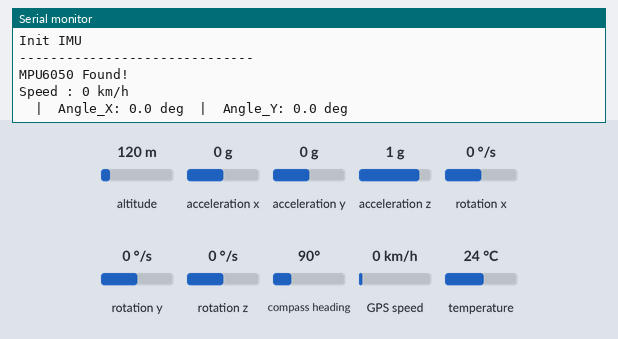
Bench run of a program on a simulated ESP32-S3. Shown: the last lines printed to the serial monitor. The inputs (shaded band) are chosen by the test bench; at power-on: acceleration x 0 g, acceleration y 0 g, acceleration z 1 g, rotation x 0 °/s, rotation y 0 °/s, altitude 120 m, rotation z 0 °/s, compass heading 90°, GPS speed 0 km/h, temperature 24 °C. The GPS gets a fix after 3 s at 37.7749, -122.4194 with 8 satellites.

Above: at 1.2 s.
1.3 s: acceleration x set to -1.4 g
At 2.6 s:
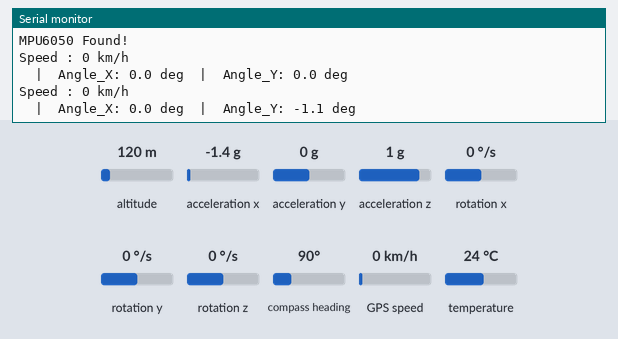
2.8 s: acceleration y set to -1.4 g
At 3.8 s:
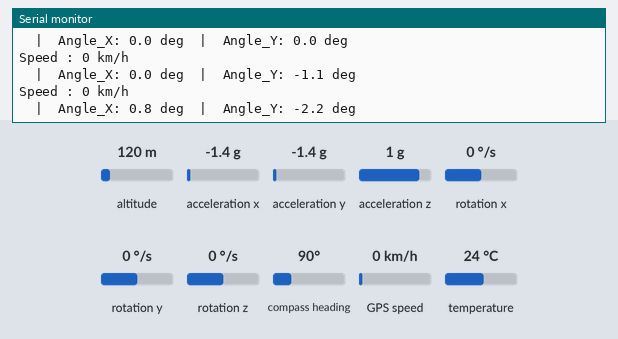
4.3 s: acceleration z set to -1.4 g
At 5.6 s:
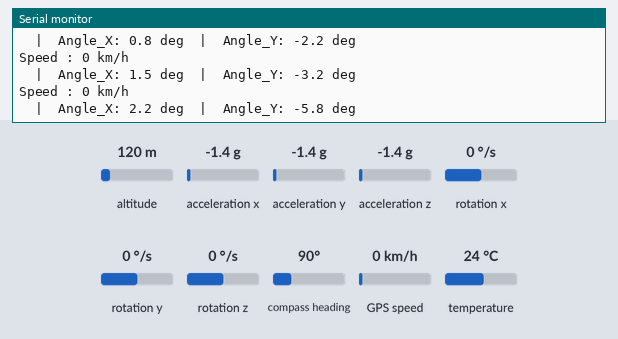
5.8 s: rotation x set to -192 °/s
At 6.7 s:
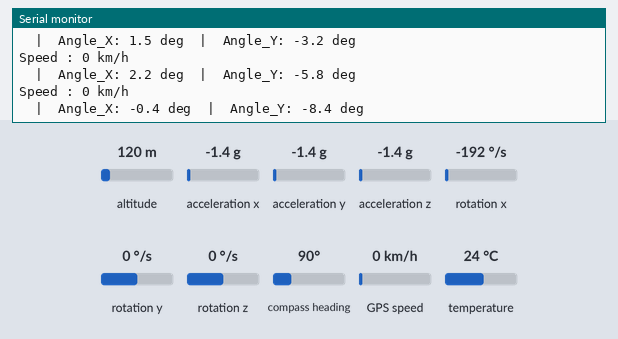
7.3 s: rotation y set to -192 °/s
At 8.3 s:
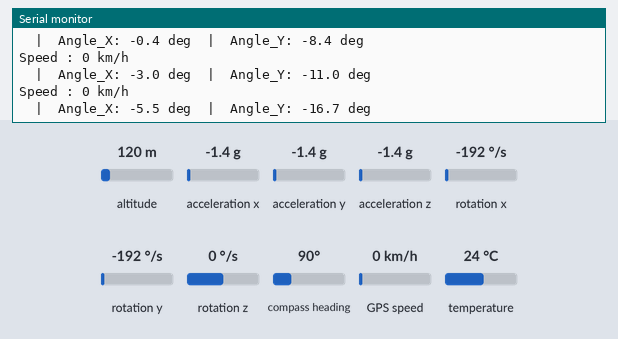
Timing chart, 0 to 9.8 s (numbered marks = the images above; inputs shaded):
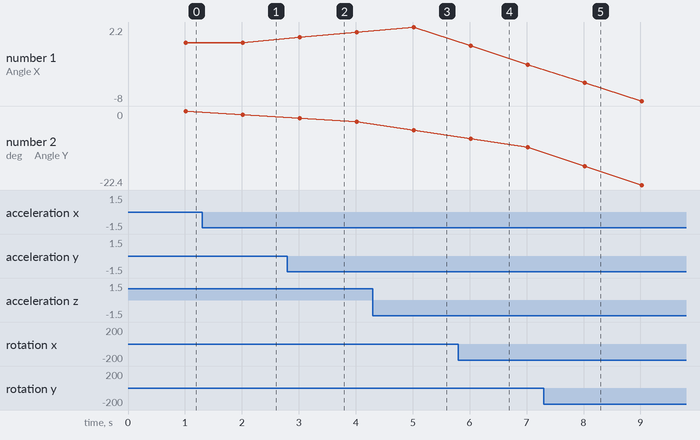

Measured:
- after the input at 1.3 s, the serial monitor: prints a new line after 0.71 s (image 1)
- after the input at 2.8 s, the serial monitor: prints a new line after 0.21 s (image 2)
- after the input at 4.3 s, the serial monitor: prints a new line after 0.72 s (image 3)
- after the input at 5.8 s, the serial monitor: prints a new line after 0.22 s (image 4)
- after the input at 7.3 s, the serial monitor: prints a new line after 0.72 s (image 5)
- plotted number 1: 0 → 1.5 after the input at 2.8 s, 1.5 → 2.2 after the input at 4.3 s, 2.2 → -3 after the input at 5.8 s
- plotted number 2: 0 → -1.1 after the input at 1.3 s, -3.2 → -5.8 after the input at 4.3 s, -11 → -22.4 after the input at 7.3 s

The program:

main.cpp
```cpp
//================================================================================
//
//
//
//================================================================================

#include <Arduino.h>
#include "def.h"
#include "GPS.h"
#include "IMU.h"


//--------------------------------------------------------------------------------
// Serial print
//--------------------------------------------------------------------------------

void serial_run()
{
    Serial.print("Speed : ");
    Serial.print( gpsData.speed, 0 );
    Serial.println(" km/h");


    if (imuData.valid)
    {
      Serial.print("  |  Angle_X: ");
      Serial.print(imuData.angleX, 1);
      Serial.print(" deg");
      Serial.print("  |  Angle_Y: ");
      Serial.print(imuData.angleY, 1);
      Serial.print(" deg");
    }
    Serial.println();
}


//--------------------------------------------------------------------------------
//
//--------------------------------------------------------------------------------

void setup()
{
  Serial.begin(115200);

  GPS_init();
  IMU_init();
}


void loop()
{
  GPS_run();
  IMU_run();

  serial_run();


}
```

GPS.cpp
```cpp
#include "GPS.h"


TinyGPS gps;
HardwareSerial gpsSerial( 1 ); // UART1 (Serial1 GPIO 16, 17)

GPSData gpsData;

//--------------------------------------------------------------------------------

static void gpsData_init()
{
  gpsData.init = false;
  gpsData.valid = false;
  gpsData.speed = 0;
}


void GPS_init()
{
  gpsData_init();

  gpsSerial.begin( 9600, SERIAL_8N1, GPS_RX, GPS_TX );

  Serial.println("------------------------------");
  Serial.println("Init GPS");
  Serial.println("------------------------------");

  gpsData.init = true;
}


void GPS_run()
{
  for ( unsigned long start = millis(); millis() - start < 1000; )
  {
    while ( gpsSerial.available() )
    {
      char c = gpsSerial.read();

      if ( gps.encode( c ) ) {
        gpsData.valid = true;
      }
    }
  }

  if ( gpsData.valid )
  {
    float speed_kmph = gps.f_speed_kmph();

    if ( speed_kmph != TinyGPS::GPS_INVALID_F_SPEED ) {
      gpsData.speed = speed_kmph;
    }
    else {
      gpsData.speed = -1;
    }
  }
}
```

GPS.h
```cpp
#ifndef _GPS_h
#define _GPS_h

#include <HardwareSerial.h>
#include <TinyGPS.h>
#include "def.h"


extern TinyGPS gps;
extern HardwareSerial gpsSerial;


extern GPSData gpsData;


extern void GPS_init();
extern void GPS_run();


#endif
```

IMU.cpp
```cpp
#include "IMU.h"


Adafruit_MPU6050 mpu;

IMUData imuData;

// 상보 필터를 위한 변수
static unsigned long last_time = 0;

//--------------------------------------------------------------------------------

static void imuData_init()
{
  imuData.valid = false;
  imuData.accX = 0;
  imuData.accY = 0;
  imuData.accZ = 0;
  imuData.gyroX = 0;
  imuData.gyroY = 0;
  imuData.gyroZ = 0;
  imuData.angleX = 0;
  imuData.angleY = 0;
  imuData.angleZ = 0;
}


void IMU_init()
{
  imuData_init();

  Serial.println("------------------------------");
  Serial.println("Init IMU");
  Serial.println("------------------------------");

  // I2C 버스 시작
  Wire.begin(IMU_SDA, IMU_SCL);

  // MPU6050 센서 초기화
  if (!mpu.begin()) {
    Serial.println("Failed to find MPU6050 chip");
    while (1) {
      delay(10);
    }
  }
  Serial.println("MPU6050 Found!");

  // 센서 동작 범위 설정
  mpu.setAccelerometerRange(MPU6050_RANGE_8_G);
  mpu.setGyroRange(MPU6050_RANGE_500_DEG); // << 여기가 수정된 부분입니다.
  mpu.setFilterBandwidth(MPU6050_BAND_21_HZ);

  last_time = micros(); // 시간 초기화

}


void IMU_run()
{
  if (last_time == 0) return; // 초기화 전 실행 방지

  sensors_event_t a, g, temp;
  mpu.getEvent(&a, &g, &temp);

  // 1. 원시 데이터 저장
  imuData.accX = a.acceleration.x;
  imuData.accY = a.acceleration.y;
  imuData.accZ = a.acceleration.z;
  imuData.gyroX = g.gyro.x;
  imuData.gyroY = g.gyro.y;
  imuData.gyroZ = g.gyro.z;

  // 2. 시간 변화량(dt) 계산
  unsigned long current_time = micros();
  float dt = (current_time - last_time) / 1000000.0; // 단위를 초로 변경
  last_time = current_time;

  // 3. 가속도 센서 값으로 각도 계산
  // atan2를 사용하여 더 안정적인 각도 계산 (X축, Y축 회전 기준)
  float accel_angle_y = atan2(a.acceleration.x, a.acceleration.z) * RAD_TO_DEG;
  float accel_angle_x = atan2(-a.acceleration.y, sqrt(a.acceleration.x * a.acceleration.x + a.acceleration.z * a.acceleration.z)) * RAD_TO_DEG;

  // 4. 상보 필터 적용
  // X축 각도 계산
  imuData.angleX = 0.98 * (imuData.angleX + g.gyro.x * dt) + 0.02 * accel_angle_x;
  // Y축 각도 계산
  imuData.angleY = 0.98 * (imuData.angleY + g.gyro.y * dt) + 0.02 * accel_angle_y;
  // Z축은 보통 자이로만으로 계산 (Yaw)
  imuData.angleZ += g.gyro.z * dt;

  imuData.valid = true;
}
```

IMU.h
```cpp
#ifndef _IMU_h
#define _IMU_h


#include <Adafruit_MPU6050.h>
#include <Adafruit_Sensor.h>
#include <Wire.h>
#include "def.h"


extern IMUData imuData;


extern void IMU_init();
extern void IMU_run();


#endif
```

def.h
```cpp
#ifndef _DEF_H
#define _DEF_H


//--------------------------------------------------------------------------------
// Define GPS module UART pin
//--------------------------------------------------------------------------------

#define GPS_RX 16   // GPS TX -> ESP32 RX(GPIO16)
#define GPS_TX 17   // GPS RX -> ESP32 TX(GPIO17)


//--------------------------------------------------------------------------------
// Define IMU module I2C pin
//--------------------------------------------------------------------------------

#define IMU_SDA 8    // Benware 보드의 GPIO 8번 핀
#define IMU_SCL 9    // Benware 보드의 GPIO 9번 핀


//--------------------------------------------------------------------------------
// Data struct
//--------------------------------------------------------------------------------

typedef struct
{
  bool init;
  bool valid;
  float speed;

} GPSData;


typedef struct
{
  bool valid;
  float accX, accY, accZ; // 가속도 원시 데이터
  float gyroX, gyroY, gyroZ; // 자이로 원시 데이터
  float angleX, angleY, angleZ; // 계산된 각도 (상보 필터 적용)

} IMUData;


#endif
```
